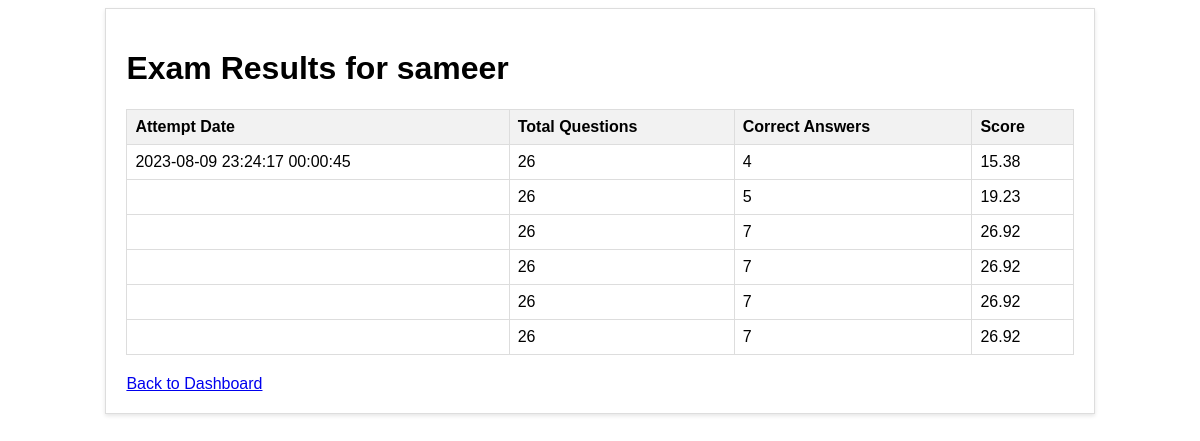
The page /exam_result.php?username=sameer on the database as committed earlier.
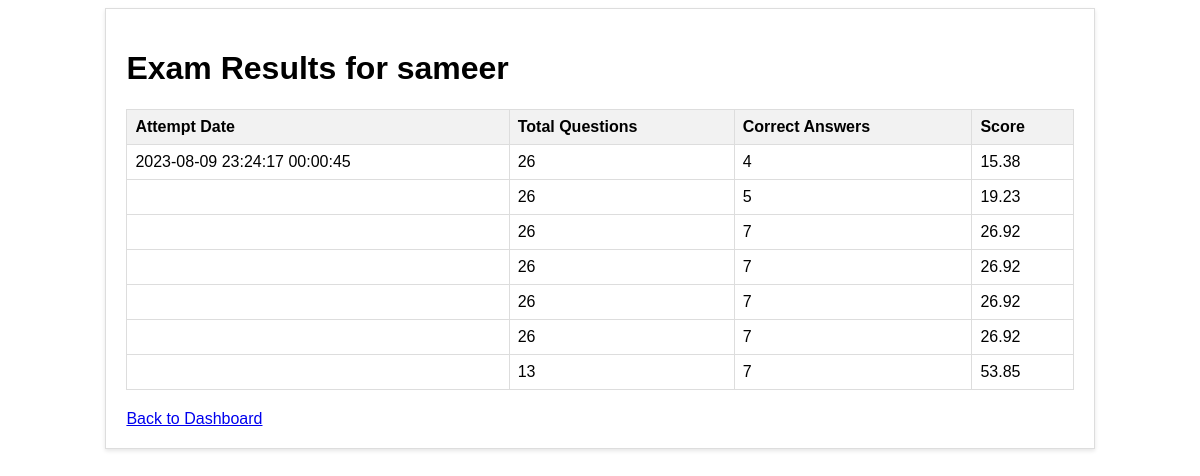
The same page on the database as committed later.
### tables this page shows
CREATE TABLE `exam_results` (
  `id` int(11) NOT NULL,
  `username` varchar(25) NOT NULL,
  `total_questions` int(11) NOT NULL,
  `correct_answers` int(11) NOT NULL,
  `score` decimal(5,2) NOT NULL,
  `attempt_date` datetime DEFAULT NULL,
  `attempt_time` time DEFAULT NULL
);

### exam_result.php (the view, shortened to what this page needs)
<!DOCTYPE html>
<html>
<head>
</head>
<body>
<div class="result-container">
<?php
$host = 'localhost';
$username = 'root';
$password = 'root';
$database = 'quiz';
$conn = new mysqli($host, $username, $password, $database);
if (isset($_GET['username'])) {
    $username = mysqli_real_escape_string($conn, $_GET['username']);
    $sql = "SELECT * FROM exam_results WHERE username = '$username' ORDER BY attempt_date DESC, attempt_time DESC";
    $result = $conn->query($sql);
    if ($result->num_rows > 0) {
        ?>
        <h1>Exam Results for <?php echo $username; ?></h1>
        <table>
            <tr>
                <th>Attempt Date</th>
                <th>Total Questions</th>
                <th>Correct Answers</th>
                <th>Score</th>
            </tr>
            <?php
            while ($row = $result->fetch_assoc()) {
                ?>
                <tr>
                    <td><?php echo $row["attempt_date"] . ' ' . $row["attempt_time"]; ?></td>
                    <td><?php echo $row["total_questions"]; ?></td>
                    <td><?php echo $row["correct_answers"]; ?></td>
                    <td><?php echo $row["score"]; ?></td>
                </tr>
                <?php
            }
            ?>
        </table>
        <?php
    } else {
        echo "No results found for the username: " . $username;
    }
} else {
    echo "Username parameter is missing.";
}
?>
<a class="back-link" href="dashboard.php">Back to Dashboard</a>
</div>
</body>
</html>

Rows that differ between the two databases and show on the page:
added exam_results: total_questions "13", correct_answers "7", score "53.85"
